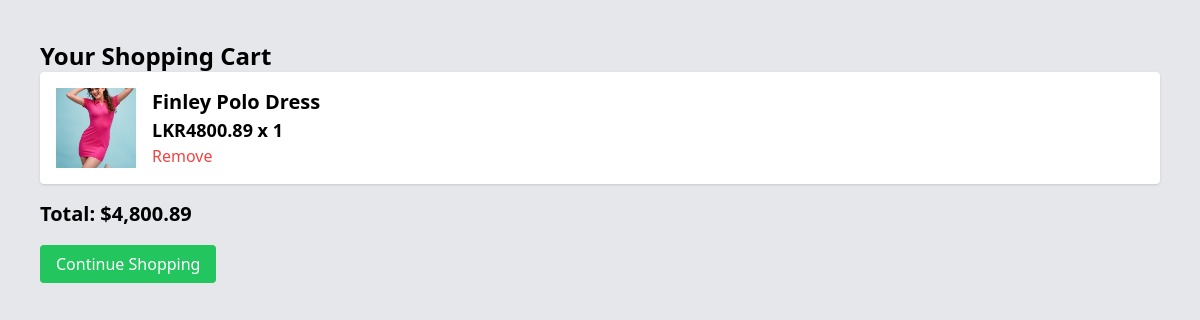
The page /cart.php (signed in) on the database its author committed.
### tables this page shows
CREATE TABLE `cart` (
  `id` int NOT NULL AUTO_INCREMENT,
  `user_id` int DEFAULT NULL,
  `product_id` int DEFAULT NULL,
  `quantity` int DEFAULT '1',
  PRIMARY KEY (`id`),
  KEY `user_id` (`user_id`),
  KEY `product_id` (`product_id`),
  CONSTRAINT `cart_ibfk_1` FOREIGN KEY (`user_id`) REFERENCES `users` (`id`) ON DELETE CASCADE,
  CONSTRAINT `cart_ibfk_2` FOREIGN KEY (`product_id`) REFERENCES `products` (`id`) ON DELETE CASCADE
);

CREATE TABLE `products` (
  `id` int NOT NULL AUTO_INCREMENT,
  `name` varchar(255) DEFAULT NULL,
  `price` decimal(10,2) DEFAULT NULL,
  `image` varchar(255) DEFAULT NULL,
  PRIMARY KEY (`id`)
);

### cart.php (the view, shortened to what this page needs)
<?php
include 'db.php';
$user_id = $_SESSION['user_id'];
$cart_items = $conn->query("SELECT products.id, products.name, products.price, products.image, cart.quantity
    FROM cart
    JOIN products ON cart.product_id = products.id
    WHERE cart.user_id = $user_id");
$total = 0;
?>
<!DOCTYPE html>
<html lang="en">
<head>
    <script src="https://cdn.tailwindcss.com"></script>
</head>
<body class="bg-gray-200 p-10">
    <h2 class="text-2xl font-bold">Your Shopping Cart</h2>
    <div class="grid grid-cols-1 gap-4">
        <?php while ($item = $cart_items->fetch_assoc()): ?>
            <div class="bg-white p-4 shadow rounded flex items-center">
                <img src="<?php echo $item['image']; ?>" alt="Product Image" class="w-20 h-20 object-cover mr-4">
                <div>
                    <h4 class="text-xl font-semibold"><?php echo $item['name']; ?></h4>
                    <p class="text-lg font-bold">LKR<?php echo $item['price']; ?> x <?php echo $item['quantity']; ?></p>
                    <form method="post" action="remove_cart.php">
                        <button type="submit" name="action" value="remove" class="text-red-500 hover:text-red-700">
                            <i class="fas fa-trash-alt"></i> Remove
                        </button>
                    </form>
                </div>
            </div>
            <?php $total += ($item['price'] * $item['quantity']); ?>
        <?php endwhile; ?>
    </div>
    <p class="text-xl font-bold mt-4">Total: $<?php echo number_format($total, 2); ?></p>
    <div class="mt-6">
        <a href="products.php" class="bg-green-500 text-white py-2 px-4 rounded hover:bg-green-600">
            Continue Shopping
        </a>
    </div>
</body>
</html>

### rows shown on the page
cart: product.image (picture), product.name "Finley Polo Dress", product.price "4800.89", quantity "1"

### other values the page prints
$total "4,800.89"
